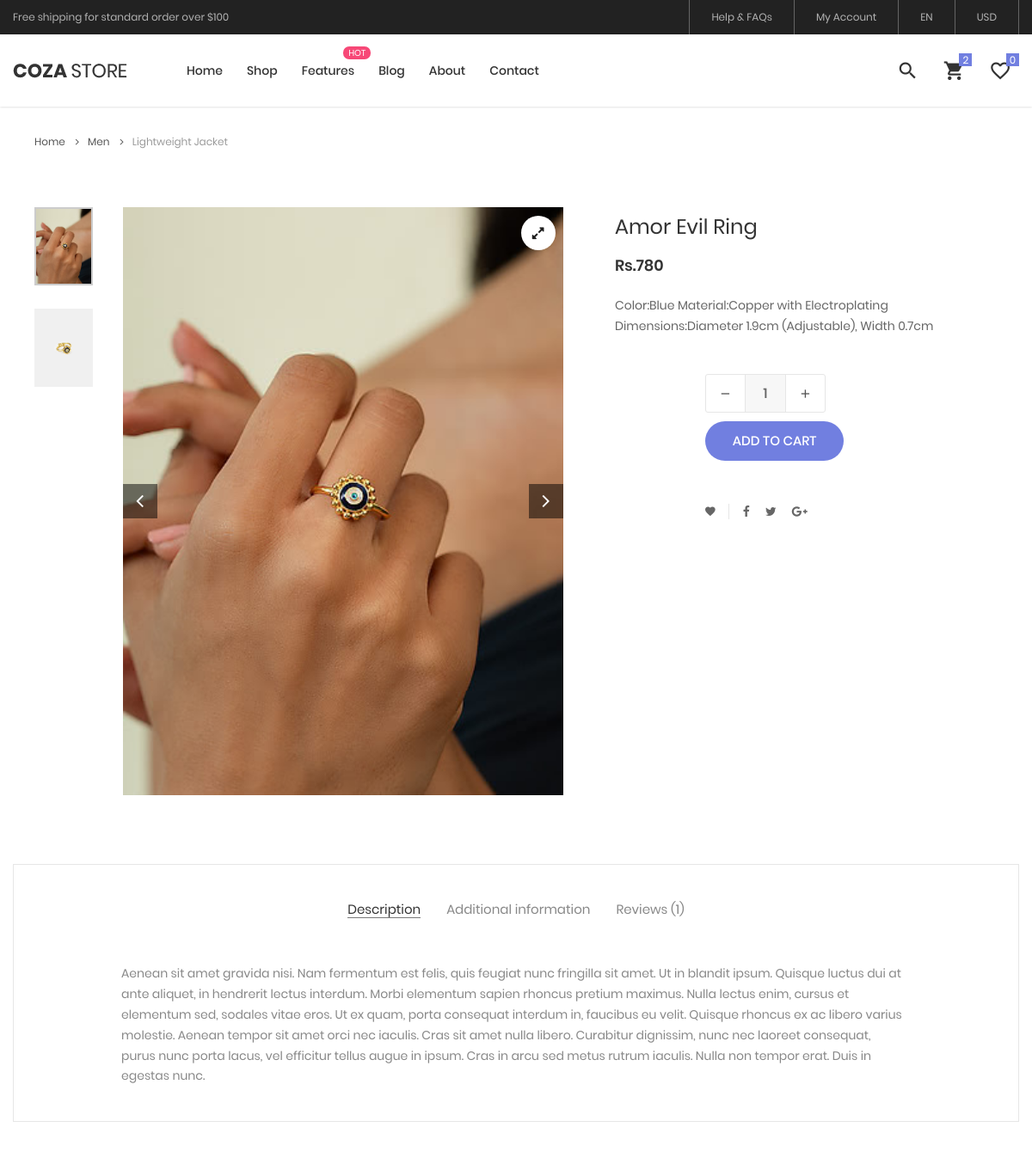
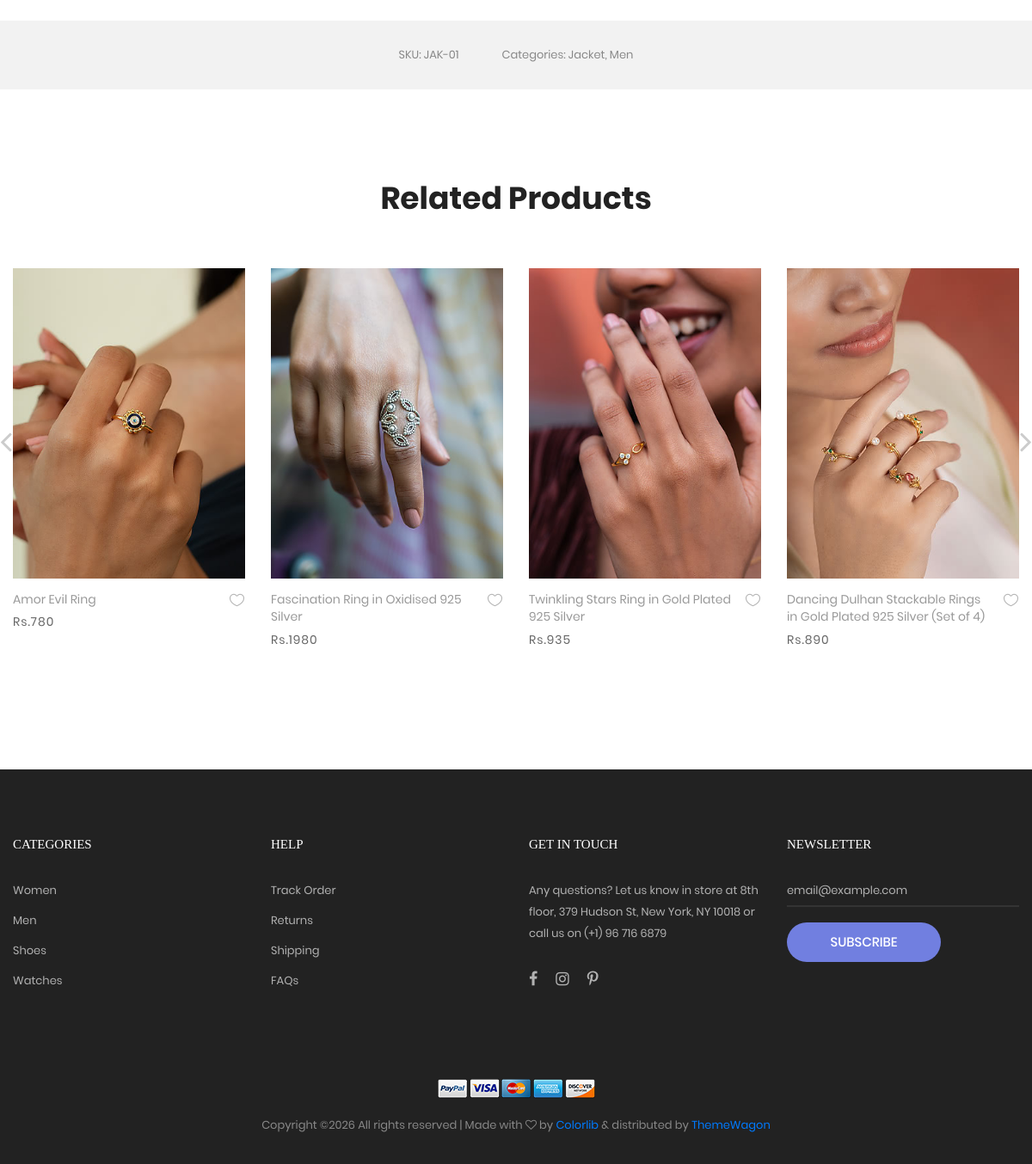
/web/single_products/8/, run on the app's committed database (2 pictures, top to bottom).
### m_app/models.py (models this page shows)
class product_database(models.Model):
    cat_name = models.CharField(max_length=100, null=True, blank=True)
    p_name = models.CharField(max_length=100, null=True, blank=True)
    p_mrp = models.CharField(max_length=100, null=True, blank=True)
    p_quan = models.CharField(max_length=100, null=True, blank=True)
    p_img = models.ImageField(upload_to="Products", null=True, blank=True)
    p_img1 = models.ImageField(upload_to="Products", null=True, blank=True)
    p_desc = models.TextField(max_length=100, null=True, blank=True)

### webapp/views.py (the view)
# urls.py: path('single_products/<int:p_id>/',views.single_products,name="single_products"),
def single_products(req,p_id):
    single=product_database.objects.get(id=p_id)
    data = product_database.objects.all()
    return render(req,"single_product.html",{'single':single,'data':data})

### webapp/templates/single_product.html (shortened to what this page needs)
<!DOCTYPE html>
{% load static %}
<html lang="en">
<head>
	<link rel="stylesheet" type="text/css" href="{% static 'webs/vendor/bootstrap/css/bootstrap.min.css' %}">
	<link rel="stylesheet" type="text/css" href="{% static 'webs/fonts/font-awesome-4.7.0/css/font-awesome.min.css' %}">
	<link rel="stylesheet" type="text/css" href="{% static 'webs/fonts/iconic/css/material-design-iconic-font.min.css' %}">
	<link rel="stylesheet" type="text/css" href="{% static 'webs/fonts/linearicons-v1.0.0/icon-font.min.css' %]">
	<link rel="stylesheet" type="text/css" href="{% static 'webs/vendor/animate/animate.css' %}">
	<link rel="stylesheet" type="text/css" href="{% static 'webs/vendor/css-hamburgers/hamburgers.min.css' %}">
	<link rel="stylesheet" type="text/css" href="{% static 'webs/vendor/animsition/css/animsition.min.css' %}">
	<link rel="stylesheet" type="text/css" href="{% static 'webs/vendor/select2/select2.min.css' %}">
	<link rel="stylesheet" type="text/css" href="{% static 'webs/vendor/daterangepicker/daterangepicker.css' %}">
	<link rel="stylesheet" type="text/css" href="{% static 'webs/vendor/slick/slick.css' %}">
	<link rel="stylesheet" type="text/css" href="{% static 'webs/vendor/MagnificPopup/magnific-popup.css' %}">
	<link rel="stylesheet" type="text/css" href="{% static 'webs/vendor/perfect-scrollbar/perfect-scrollbar.css' %}">
	<link rel="stylesheet" type="text/css" href="{% static 'webs/css/util.css' %}">
	<link rel="stylesheet" type="text/css" href="{% static 'webs/css/main.css' %}">
</head>
<body class="animsition">
	<header class="header-v4">
		<div class="container-menu-desktop">
			<div class="top-bar">
				<div class="content-topbar flex-sb-m h-full container">
					<div class="left-top-bar">
						Free shipping for standard order over $100
					</div>
					<div class="right-top-bar flex-w h-full">
						<a href="#" class="flex-c-m trans-04 p-lr-25">
							Help & FAQs
						</a>
						<a href="#" class="flex-c-m trans-04 p-lr-25">
							My Account
						</a>
						<a href="#" class="flex-c-m trans-04 p-lr-25">
							EN
						</a>
						<a href="#" class="flex-c-m trans-04 p-lr-25">
							USD
						</a>
					</div>
				</div>
			</div>
			<div class="wrap-menu-desktop how-shadow1">
				<nav class="limiter-menu-desktop container">
					<a href="#" class="logo">
						<img src="{% static 'webs/images/icons/logo-01.png' %}" alt="IMG-LOGO">
					</a>
					<div class="menu-desktop">
						<ul class="main-menu">
							<li>
								<a href="index.html">Home</a>
							</li>
							<li>
								<a href="product.html">Shop</a>
							</li>
							<li class="label1" data-label1="hot">
								<a href="shoping-cart.html">Features</a>
							</li>
							<li>
								<a href="blog.html">Blog</a>
							</li>
							<li>
								<a href="about.html">About</a>
							</li>
							<li>
								<a href="contact.html">Contact</a>
							</li>
						</ul>
					</div>
					<div class="wrap-icon-header flex-w flex-r-m">
						<div class="icon-header-item cl2 hov-cl1 trans-04 p-l-22 p-r-11 js-show-modal-search">
							<i class="zmdi zmdi-search"></i>
						</div>
						<div class="icon-header-item cl2 hov-cl1 trans-04 p-l-22 p-r-11 icon-header-noti js-show-cart" data-notify="2">
							<i class="zmdi zmdi-shopping-cart"></i>
						</div>
						<a href="#" class="icon-header-item cl2 hov-cl1 trans-04 p-l-22 p-r-11 icon-header-noti" data-notify="0">
							<i class="zmdi zmdi-favorite-outline"></i>
						</a>
					</div>
				</nav>
			</div>
		</div>
	</header>
	<div class="container">
		<div class="bread-crumb flex-w p-l-25 p-r-15 p-t-30 p-lr-0-lg">
			<a href="index.html" class="stext-109 cl8 hov-cl1 trans-04">
				Home
				<i class="fa fa-angle-right m-l-9 m-r-10" aria-hidden="true"></i>
			</a>
			<a href="product.html" class="stext-109 cl8 hov-cl1 trans-04">
				Men
				<i class="fa fa-angle-right m-l-9 m-r-10" aria-hidden="true"></i>
			</a>
			<span class="stext-109 cl4">
				Lightweight Jacket
			</span>
		</div>
	</div>
	<section class="sec-product-detail bg0 p-t-65 p-b-60">
		<div class="container">
			<div class="row">
				<div class="col-md-6 col-lg-7 p-b-30">
					<div class="p-l-25 p-r-30 p-lr-0-lg">
						<div class="wrap-slick3 flex-sb flex-w">
							<div class="wrap-slick3-dots"></div>
							<div class="slick3 gallery-lb">
								<div class="item-slick3" data-thumb="{{single.p_img.url}}">
									<div class="wrap-pic-w pos-relative">
										<img src="{{single.p_img.url}}" alt="IMG-PRODUCT">
										<a class="flex-c-m size-108 how-pos1 bor0 fs-16 cl10 bg0 hov-btn3 trans-04" href="{{single.p_img.url}}">
											<i class="fa fa-expand"></i>
										</a>
									</div>
								</div>
							</div>
						</div>
					</div>
				</div>
				<div class="col-md-6 col-lg-5 p-b-30">
					<div class="p-r-50 p-t-5 p-lr-0-lg">
						<h4 class="mtext-105 cl2 js-name-detail p-b-14">
							{{single.p_name}}
						</h4>
						<span class="mtext-106 cl2">
							Rs.{{single.p_mrp}}
						</span>
						<p class="stext-102 cl3 p-t-23">
							 {{single.p_desc}}
						</p>
						<div class="p-t-33">
							<div class="flex-w flex-r-m p-b-10">
								<div class="size-204 flex-w flex-m respon6-next">
									<div class="wrap-num-product flex-w m-r-20 m-tb-10">
										<div class="btn-num-product-down cl8 hov-btn3 trans-04 flex-c-m">
											<i class="fs-16 zmdi zmdi-minus"></i>
										</div>
										<input class="mtext-104 cl3 txt-center num-product" type="number" name="num-product" value="1">
										<div class="btn-num-product-up cl8 hov-btn3 trans-04 flex-c-m">
											<i class="fs-16 zmdi zmdi-plus"></i>
										</div>
									</div>
									<button class="flex-c-m stext-101 cl0 size-101 bg1 bor1 hov-btn1 p-lr-15 trans-04 js-addcart-detail">
										Add to cart
									</button>
								</div>
							</div>
						</div>
						<div class="flex-w flex-m p-l-100 p-t-40 respon7">
							<div class="flex-m bor9 p-r-10 m-r-11">
								<a href="#" class="fs-14 cl3 hov-cl1 trans-04 lh-10 p-lr-5 p-tb-2 js-addwish-detail tooltip100" data-tooltip="Add to Wishlist">
									<i class="zmdi zmdi-favorite"></i>
								</a>
							</div>
							<a href="#" class="fs-14 cl3 hov-cl1 trans-04 lh-10 p-lr-5 p-tb-2 m-r-8 tooltip100" data-tooltip="Facebook">
								<i class="fa fa-facebook"></i>
							</a>
							<a href="#" class="fs-14 cl3 hov-cl1 trans-04 lh-10 p-lr-5 p-tb-2 m-r-8 tooltip100" data-tooltip="Twitter">
								<i class="fa fa-twitter"></i>
							</a>
							<a href="#" class="fs-14 cl3 hov-cl1 trans-04 lh-10 p-lr-5 p-tb-2 m-r-8 tooltip100" data-tooltip="Google Plus">
								<i class="fa fa-google-plus"></i>
							</a>
						</div>
					</div>
				</div>
			</div>
			<div class="bor10 m-t-50 p-t-43 p-b-40">
				<div class="tab01">
					<ul class="nav nav-tabs" role="tablist">
						<li class="nav-item p-b-10">
							<a class="nav-link active" data-toggle="tab" href="#description" role="tab">Description</a>
						</li>
						<li class="nav-item p-b-10">
							<a class="nav-link" data-toggle="tab" href="#information" role="tab">Additional information</a>
						</li>
						<li class="nav-item p-b-10">
							<a class="nav-link" data-toggle="tab" href="#reviews" role="tab">Reviews (1)</a>
						</li>
					</ul>
					<div class="tab-content p-t-43">
						<div class="tab-pane fade show active" id="description" role="tabpanel">
							<div class="how-pos2 p-lr-15-md">
								<p class="stext-102 cl6">
									Aenean sit amet gravida nisi. Nam fermentum est felis, quis feugiat nunc fringilla sit amet. Ut in blandit ipsum. Quisque luctus dui at ante aliquet, in hendrerit lectus interdum. Morbi elementum sapien rhoncus pretium maximus. Nulla lectus enim, cursus et elementum sed, sodales vitae eros. Ut ex quam, porta consequat interdum in, faucibus eu velit. Quisque rhoncus ex ac libero varius molestie. Aenean tempor sit amet orci nec iaculis. Cras sit amet nulla libero. Curabitur dignissim, nunc nec laoreet consequat, purus nunc porta lacus, vel efficitur tellus augue in ipsum. Cras in arcu sed metus rutrum iaculis. Nulla non tempor erat. Duis in egestas nunc.
								</p>
							</div>
						</div>
					</div>
				</div>
			</div>
		</div>
		<div class="bg6 flex-c-m flex-w size-302 m-t-73 p-tb-15">
			<span class="stext-107 cl6 p-lr-25">
				SKU: JAK-01
			</span>
			<span class="stext-107 cl6 p-lr-25">
				Categories: Jacket, Men
			</span>
		</div>
	</section>
	<section class="sec-relate-product bg0 p-t-45 p-b-105">
		<div class="container">
			<div class="p-b-45">
				<h3 class="ltext-106 cl5 txt-center">
					Related Products
				</h3>
			</div>
			<div class="wrap-slick2">
				<div class="slick2">
					{% for i in data %}
					<div class="item-slick2 p-l-15 p-r-15 p-t-15 p-b-15">
						<div class="block2">
							<div class="block2-pic hov-img0">
								<img src="{{i.p_img.url}}" alt="IMG-PRODUCT">
							</div>
							<div class="block2-txt flex-w flex-t p-t-14">
								<div class="block2-txt-child1 flex-col-l ">
									<a href="product-detail.html" class="stext-104 cl4 hov-cl1 trans-04 js-name-b2 p-b-6">
										{{i.p_name}}
									</a>
									<span class="stext-105 cl3">
									Rs.{{i.p_mrp}}
									</span>
								</div>
								<div class="block2-txt-child2 flex-r p-t-3">
									<a href="#" class="btn-addwish-b2 dis-block pos-relative js-addwish-b2">
										<img class="icon-heart1 dis-block trans-04" src="{% static 'webs/images/icons/icon-heart-01.png' %}" alt="ICON">
									</a>
								</div>
							</div>
						</div>
					</div>
						{% endfor %}
				</div>
			</div>
		</div>
	</section>
	<footer class="bg3 p-t-75 p-b-32">
		<div class="container">
			<div class="row">
				<div class="col-sm-6 col-lg-3 p-b-50">
					<h4 class="stext-301 cl0 p-b-30">
						Categories
					</h4>
					<ul>
						<li class="p-b-10">
							<a href="#" class="stext-107 cl7 hov-cl1 trans-04">
								Women
							</a>
						</li>
						<li class="p-b-10">
							<a href="#" class="stext-107 cl7 hov-cl1 trans-04">
								Men
							</a>
						</li>
						<li class="p-b-10">
							<a href="#" class="stext-107 cl7 hov-cl1 trans-04">
								Shoes
							</a>
						</li>
						<li class="p-b-10">
							<a href="#" class="stext-107 cl7 hov-cl1 trans-04">
								Watches
							</a>
						</li>
					</ul>
				</div>
				<div class="col-sm-6 col-lg-3 p-b-50">
					<h4 class="stext-301 cl0 p-b-30">
						Help
					</h4>
					<ul>
						<li class="p-b-10">
							<a href="#" class="stext-107 cl7 hov-cl1 trans-04">
								Track Order
							</a>
						</li>
						<li class="p-b-10">
							<a href="#" class="stext-107 cl7 hov-cl1 trans-04">
								Returns
							</a>
						</li>
						<li class="p-b-10">
							<a href="#" class="stext-107 cl7 hov-cl1 trans-04">
								Shipping
							</a>
						</li>
						<li class="p-b-10">
							<a href="#" class="stext-107 cl7 hov-cl1 trans-04">
								FAQs
							</a>
						</li>
					</ul>
				</div>
				<div class="col-sm-6 col-lg-3 p-b-50">
					<h4 class="stext-301 cl0 p-b-30">
						GET IN TOUCH
					</h4>
					<p class="stext-107 cl7 size-201">
						Any questions? Let us know in store at 8th floor, 379 Hudson St, New York, NY 10018 or call us on (+1) 96 716 6879
					</p>
					<div class="p-t-27">
						<a href="#" class="fs-18 cl7 hov-cl1 trans-04 m-r-16">
							<i class="fa fa-facebook"></i>
						</a>
						<a href="#" class="fs-18 cl7 hov-cl1 trans-04 m-r-16">
							<i class="fa fa-instagram"></i>
						</a>
						<a href="#" class="fs-18 cl7 hov-cl1 trans-04 m-r-16">
							<i class="fa fa-pinterest-p"></i>
						</a>
					</div>
				</div>
				<div class="col-sm-6 col-lg-3 p-b-50">
					<h4 class="stext-301 cl0 p-b-30">
						Newsletter
					</h4>
					<form>
						<div class="wrap-input1 w-full p-b-4">
							<input class="input1 bg-none plh1 stext-107 cl7" type="text" name="email" placeholder="email@example.com">
						</div>
						<div class="p-t-18">
							<button class="flex-c-m stext-101 cl0 size-103 bg1 bor1 hov-btn2 p-lr-15 trans-04">
								Subscribe
							</button>
						</div>
					</form>
				</div>
			</div>
			<div class="p-t-40">
				<div class="flex-c-m flex-w p-b-18">
					<a href="#" class="m-all-1">
						<img src="images/icons/icon-pay-01.png" alt="ICON-PAY">
					</a>
					<a href="#" class="m-all-1">
						<img src="images/icons/icon-pay-02.png" alt="ICON-PAY">
					</a>
					<a href="#" class="m-all-1">
						<img src="images/icons/icon-pay-03.png" alt="ICON-PAY">
					</a>
					<a href="#" class="m-all-1">
						<img src="images/icons/icon-pay-04.png" alt="ICON-PAY">
					</a>
					<a href="#" class="m-all-1">
						<img src="images/icons/icon-pay-05.png" alt="ICON-PAY">
					</a>
				</div>
				<p class="stext-107 cl6 txt-center">
Copyright &copy;<script>document.write(new Date().getFullYear());</script> All rights reserved | Made with <i class="fa fa-heart-o" aria-hidden="true"></i> by <a href="https://colorlib.com" target="_blank">Colorlib</a> &amp; distributed by <a href="https://themewagon.com" target="_blank">ThemeWagon</a>
				</p>
			</div>
		</div>
	</footer>
</body>
</html>

### data on the page
product_database: p_img (picture), p_name "Amor Evil Ring", p_mrp "780", p_desc "Color:Blue Material:Copper with Electroplating Dimensions:Diameter 1.9cm (Adjustable), Width 0.7cm"
product_database: p_img (picture), p_name "Fascination Ring in Oxidised 925 Silver", p_mrp "1980"
product_database: p_img (picture), p_name "Twinkling Stars Ring in Gold Plated 925 Silver", p_mrp "935"
product_database: p_img (picture), p_name "Dancing Dulhan Stackable Rings in Gold Plated 925 Silver (Set of 4)", p_mrp "890"
